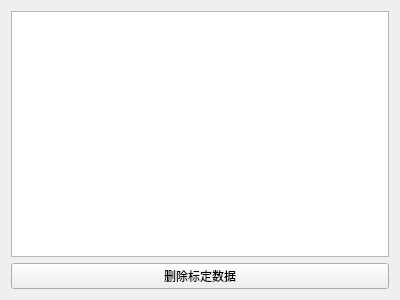
<?xml version="1.0" encoding="UTF-8"?>
<ui version="4.0">
 <class>ViewCalibrateData</class>
 <widget class="QWidget" name="ViewCalibrateData">
  <property name="geometry">
   <rect>
    <x>0</x>
    <y>0</y>
    <width>400</width>
    <height>300</height>
   </rect>
  </property>
  <property name="windowTitle">
   <string>Form</string>
  </property>
  <layout class="QVBoxLayout" name="verticalLayout">
   <item>
    <widget class="QTableView" name="tableView"/>
   </item>
   <item>
    <widget class="QPushButton" name="deleteCalibrateData">
     <property name="text">
      <string>删除标定数据</string>
     </property>
    </widget>
   </item>
  </layout>
 </widget>
 <resources/>
 <connections/>
</ui>
